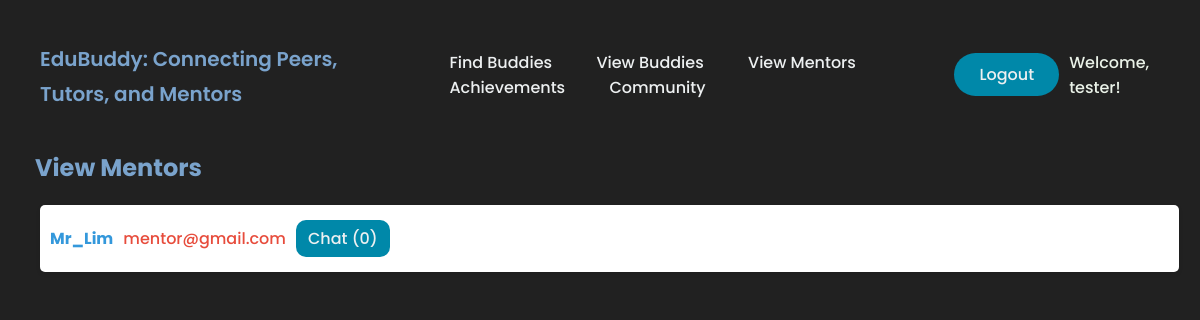
Page /view_mentors.php (signed in) on the committed database.
### tables this page shows
CREATE TABLE `users` (
  `user_id` int(11) NOT NULL,
  `username` varchar(128) NOT NULL,
  `password` varchar(255) NOT NULL,
  `email` varchar(255) NOT NULL,
  `profile_img` varchar(255) DEFAULT NULL,
  `roles` varchar(10) NOT NULL
);

### view_mentors.php (the view, shortened to what this page needs)
<?php
require 'database.php';
$sql = "SELECT u.user_id, u.username, u.email,
        COALESCE(SUM(CASE WHEN m.is_read = FALSE AND m.receiver_id = ? THEN 1 ELSE 0 END), 0) AS unread_count
        FROM users u
        LEFT JOIN messages m ON m.sender_id = u.user_id AND m.receiver_id = ?
        WHERE u.roles = 'mentor'
        GROUP BY u.user_id, u.username, u.email";
$stmt = $conn->prepare($sql);
$stmt->bind_param("ii", $_SESSION['user_id'], $_SESSION['user_id']);
$stmt->execute();
$result = $stmt->get_result();
?>
<!DOCTYPE html>
<html lang="en">
<head>
</head>
<body>
    <?php require 'header.php'; ?>
    <h2 class="title-page">View Mentors</h2>
    <ul class='mentor-list'>
        <?php if ($result->num_rows > 0) {
            while ($row = $result->fetch_assoc()) { ?>
                <li class='mentor-item'>
                    <span class='username'><?php echo htmlspecialchars($row['username']); ?></span>
                    <span class='email'><?php echo htmlspecialchars($row['email']); ?></span>
                    <button class='profile-btn' onclick="location.href='chat.php?user_id=<?php echo $row['user_id']; ?>'">
                        Chat (<?php echo $row['unread_count']; ?>)
                    </button>
                </li>
            <?php }
        } else {
            echo "No mentors found.";
        } ?>
    </ul>
</body>
</html>

### view_mentors.php (style rules this page uses)
body { font-family: "Poppins", sans-serif; background-color: #212121; }
.title-page { color: #7AA3CC; font-family: "Poppins", sans-serif; margin: 0 0 20px 35px; }
.mentor-list { list-style: none; }
.mentor-item { display: flex; align-items: center; padding: 15px 10px; margin: 10px 0; border-radius: 5px; box-shadow: 0 2px 4px rgba(0,0,0,0.1); background-color: white; width: 96.5%; }
.username { font-weight: bold; margin-right: 10px; color: #3498db; }
.email { color: #e74c3c; }
.profile-btn { padding: 6px 12px; background-color: rgba(0, 136, 169, 1); border: none; border-radius: 10px; cursor: pointer; transition: all 0.3s ease; margin-left: 10px; }

### header.php (style rules this page uses)
body { box-sizing: border-box; margin: 0; padding: 0; background-color: #212121; }
li, a, button { font-family: "Poppins", sans-serif; font-weight: 500; font-size: 16px; color: #edf0f1; text-decoration: none; }

### rows in the picture
users: username "Mr_Lim", email "mentor@gmail.com", unread_count "0"

### other values in the picture
$_SESSION['username'] "tester"
